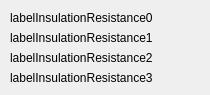
      <widget class="QWidget" name="tabInsulationResistance">
       <attribute name="title">
        <string>Сопротивление изоляции</string>
       </attribute>
       <widget class="QLabel" name="labelInsulationResistance3">
        <property name="geometry">
         <rect>
          <x>10</x>
          <y>70</y>
          <width>191</width>
          <height>16</height>
         </rect>
        </property>
        <property name="text">
         <string>labelInsulationResistance3</string>
        </property>
       </widget>
       <widget class="QLabel" name="labelInsulationResistance0">
        <property name="geometry">
         <rect>
          <x>10</x>
          <y>10</y>
          <width>191</width>
          <height>16</height>
         </rect>
        </property>
        <property name="text">
         <string>labelInsulationResistance0</string>
        </property>
       </widget>
       <widget class="QLabel" name="labelInsulationResistance1">
        <property name="geometry">
         <rect>
          <x>10</x>
          <y>30</y>
          <width>191</width>
          <height>16</height>
         </rect>
        </property>
        <property name="text">
         <string>labelInsulationResistance1</string>
        </property>
       </widget>
       <widget class="QLabel" name="labelInsulationResistance2">
        <property name="geometry">
         <rect>
          <x>10</x>
          <y>50</y>
          <width>191</width>
          <height>16</height>
         </rect>
        </property>
        <property name="text">
         <string>labelInsulationResistance2</string>
        </property>
       </widget>
      </widget>
